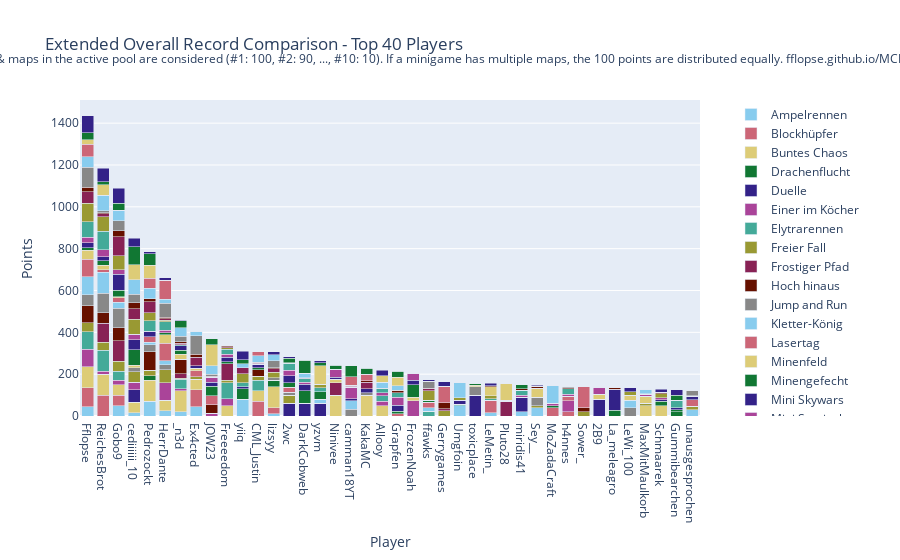

Here is the notebook cell this chart was saved with:
### Code cell
import plotly.graph_objects as go

# Sum all columns to get the total score
outDf['Total'] = outDf.sum(axis=1)

# Sort by total score and fill N/A values with 0
outDf = outDf.sort_values(by='Total', ascending=False).fillna(0)

# Crop to top 10 players
cropDf = outDf.head(40).copy()

# Drop the 'Total' column for plotting
cropDf = cropDf.drop(columns=['Total'])

# Create a color palette
color_palette = px.colors.qualitative.Safe

# Create the stacked bar plot
fig = go.Figure()

for column in cropDf.columns.difference(['Player']):
    fig.add_trace(go.Bar(
        x=cropDf.index,
        y=cropDf[column],
        name=column,
        marker_color=color_palette[len(fig.data) % len(color_palette)]
    ))

# Update layout
fig.update_layout(
    barmode='stack',
    title='Extended Overall Record Comparison - Top 40 Players',
    xaxis=dict(title='Player'),
    yaxis=dict(title='Points'),
    #height=800,
    #width=1000,
    legend=dict(
        x=1.05,
        y=0.5,
        traceorder='normal',
        font=dict(size=12),
        bgcolor='rgba(255, 255, 255, 0)',
        bordercolor='rgba(0, 0, 0, 0)'
    ),
    margin=dict(r=200),  # Adjust right margin to make room for the legend
    annotations=[
        dict(
            x=0.5,
            y=1.1635,
            xref='paper',
            yref='paper',
            text='Max 100 points per minigame. Records #1 through #10 of games & maps in the active pool are considered (#1: 100, #2: 90, ..., #10: 10). If a minigame has multiple maps, the 100 points are distributed equally. fflopse.github.io/MCP-Records/data-analysis/global-ranking.ipynb',
            showarrow=False,
            font=dict(size=12),
            xanchor='center'
        )
    ]
)

fig.show()

# save the plot as an html file

fig.write_html('out/ext_overall_record_comparison.html')

### Figure 1 — Plotly figure (JSON) as saved in the notebook; plotly's stock layout.template omitted (floating-point values rounded to 4 significant figures)
{"data": [{"marker": {"color": "rgb(136, 204, 238)"}, "name": "Ampelrennen", "type": "bar", "x": ["Fflopse", "ReichesBrot", "Gobo9", "cediiiiii_10", "Pedrozockt", "HerrDante", "_n3d", "Ex4cted", "JOW23", "Freeeedom", "yiiq", "CML_Justin", "lizsyy", "2wc", "DarkCobweb", "yzvm", "Ninivee", "camman18YT", "KakaMC", "Allooy", "Grapfen", "FrozenNoah", "ffawks", "Gerrygames", "Umgfoin", "toxicplace", "LeMetin_", "Pluto28", "miridis41", "Sey__", "MoZadaCraft", "h4nnes", "Sower_", "2B9", "La_meleagro", "LeWi_100", "MaxMitMaulkorb", "Schmaarek", "Gummibearchen", "unausgesprochen"], "y": [45, 0, 50, 15, 70, 25, 20, 45, 0, 0, 0, 0, 10, 0, 0, 0, 0, 0, 0, 0, 0, 0, 0, 0, 50, 0, 15, 0, 20, 40, 0, 0, 0, 0, 0, 0, 0, 0, 0, 30]}, {"marker": {"color": "rgb(204, 102, 119)"}, "name": "Blockhüpfer", "type": "bar", "x": ["Fflopse", "ReichesBrot", "Gobo9", "cediiiiii_10", "Pedrozockt", "HerrDante", "_n3d", "Ex4cted", "JOW23", "Freeeedom", "yiiq", "CML_Justin", "lizsyy", "2wc", "DarkCobweb", "yzvm", "Ninivee", "camman18YT", "KakaMC", "Allooy", "Grapfen", "FrozenNoah", "ffawks", "Gerrygames", "Umgfoin", "toxicplace", "LeMetin_", "Pluto28", "miridis41", "Sey__", "MoZadaCraft", "h4nnes", "Sower_", "2B9", "La_meleagro", "LeWi_100", "MaxMitMaulkorb", "Schmaarek", "Gummibearchen", "unausgesprochen"], "y": [90, 100, 50, 0, 0, 0, 0, 80, 0, 0, 0, 70, 30, 0, 0, 0, 0, 0, 0, 0, 0, 0, 0, 0, 0, 0, 60, 0, 0, 0, 40, 20, 0, 0, 0, 0, 0, 0, 0, 0]}, {"marker": {"color": "rgb(221, 204, 119)"}, "name": "Buntes Chaos", "type": "bar", "x": ["Fflopse", "ReichesBrot", "Gobo9", "cediiiiii_10", "Pedrozockt", "HerrDante", "_n3d", "Ex4cted", "JOW23", "Freeeedom", "yiiq", "CML_Justin", "lizsyy", "2wc", "DarkCobweb", "yzvm", "Ninivee", "camman18YT", "KakaMC", "Allooy", "Grapfen", "FrozenNoah", "ffawks", "Gerrygames", "Umgfoin", "toxicplace", "LeMetin_", "Pluto28", "miridis41", "Sey__", "MoZadaCraft", "h4nnes", "Sower_", "2B9", "La_meleagro", "LeWi_100", "MaxMitMaulkorb", "Schmaarek", "Gummibearchen", "unausgesprochen"], "y": [100, 100, 50, 50, 100, 50, 100, 50, 0, 50, 0, 50, 100, 0, 0, 0, 100, 0, 100, 50, 0, 0, 0, 0, 0, 0, 0, 0, 0, 0, 0, 0, 0, 0, 0, 0, 50, 50, 0, 0]}, {"marker": {"color": "rgb(17, 119, 51)"}, "name": "Drachenflucht", "type": "bar", "x": ["Fflopse", "ReichesBrot", "Gobo9", "cediiiiii_10", "Pedrozockt", "HerrDante", "_n3d", "Ex4cted", "JOW23", "Freeeedom", "yiiq", "CML_Justin", "lizsyy", "2wc", "DarkCobweb", "yzvm", "Ninivee", "camman18YT", "KakaMC", "Allooy", "Grapfen", "FrozenNoah", "ffawks", "Gerrygames", "Umgfoin", "toxicplace", "LeMetin_", "Pluto28", "miridis41", "Sey__", "MoZadaCraft", "h4nnes", "Sower_", "2B9", "La_meleagro", "LeWi_100", "MaxMitMaulkorb", "Schmaarek", "Gummibearchen", "unausgesprochen"], "y": [0, 0, 0, 0, 23.33, 0, 0, 0, 0, 0, 0, 0, 30, 0, 0, 0, 0, 0, 0, 0, 0, 0, 0, 0, 0, 0, 0, 0, 0, 0, 0, 0, 0, 0, 26.67, 0, 0, 0, 20, 0]}, {"marker": {"color": "rgb(51, 34, 136)"}, "name": "Duelle", "type": "bar", "x": ["Fflopse", "ReichesBrot", "Gobo9", "cediiiiii_10", "Pedrozockt", "HerrDante", "_n3d", "Ex4cted", "JOW23", "Freeeedom", "yiiq", "CML_Justin", "lizsyy", "2wc", "DarkCobweb", "yzvm", "Ninivee", "camman18YT", "KakaMC", "Allooy", "Grapfen", "FrozenNoah", "ffawks", "Gerrygames", "Umgfoin", "toxicplace", "LeMetin_", "Pluto28", "miridis41", "Sey__", "MoZadaCraft", "h4nnes", "Sower_", "2B9", "La_meleagro", "LeWi_100", "MaxMitMaulkorb", "Schmaarek", "Gummibearchen", "unausgesprochen"], "y": [0, 0, 0, 60, 0, 0, 0, 0, 0, 0, 0, 0, 0, 60, 60, 60, 0, 0, 0, 0, 0, 0, 0, 0, 0, 100, 0, 0, 70, 0, 0, 0, 0, 80, 100, 0, 0, 0, 0, 0]}, {"marker": {"color": "rgb(170, 68, 153)"}, "name": "Einer im Köcher", "type": "bar", "x": ["Fflopse", "ReichesBrot", "Gobo9", "cediiiiii_10", "Pedrozockt", "HerrDante", "_n3d", "Ex4cted", "JOW23", "Freeeedom", "yiiq", "CML_Justin", "lizsyy", "2wc", "DarkCobweb", "yzvm", "Ninivee", "camman18YT", "KakaMC", "Allooy", "Grapfen", "FrozenNoah", "ffawks", "Gerrygames", "Umgfoin", "toxicplace", "LeMetin_", "Pluto28", "miridis41", "Sey__", "MoZadaCraft", "h4nnes", "Sower_", "2B9", "La_meleagro", "LeWi_100", "MaxMitMaulkorb", "Schmaarek", "Gummibearchen", "unausgesprochen"], "y": [83.33, 13.33, 20, 36.67, 0, 83.33, 10, 0, 13.33, 33.33, 0, 0, 0, 0, 0, 0, 0, 0, 0, 20, 0, 73.33, 0, 0, 0, 0, 0, 0, 0, 0, 0, 53.33, 0, 0, 0, 0, 0, 0, 0, 0]}, {"marker": {"color": "rgb(68, 170, 153)"}, "name": "Elytrarennen", "type": "bar", "x": ["Fflopse", "ReichesBrot", "Gobo9", "cediiiiii_10", "Pedrozockt", "HerrDante", "_n3d", "Ex4cted", "JOW23", "Freeeedom", "yiiq", "CML_Justin", "lizsyy", "2wc", "DarkCobweb", "yzvm", "Ninivee", "camman18YT", "KakaMC", "Allooy", "Grapfen", "FrozenNoah", "ffawks", "Gerrygames", "Umgfoin", "toxicplace", "LeMetin_", "Pluto28", "miridis41", "Sey__", "MoZadaCraft", "h4nnes", "Sower_", "2B9", "La_meleagro", "LeWi_100", "MaxMitMaulkorb", "Schmaarek", "Gummibearchen", "unausgesprochen"], "y": [83.33, 100, 43.33, 0, 0, 0, 46.67, 0, 0, 76.67, 0, 50, 0, 0, 0, 0, 0, 0, 0, 26.67, 0, 0, 23.33, 0, 6.667, 0, 6.667, 0, 0, 0, 0, 0, 0, 0, 0, 0, 0, 0, 0, 0]}, {"marker": {"color": "rgb(153, 153, 51)"}, "name": "Freier Fall", "type": "bar", "x": ["Fflopse", "ReichesBrot", "Gobo9", "cediiiiii_10", "Pedrozockt", "HerrDante", "_n3d", "Ex4cted", "JOW23", "Freeeedom", "yiiq", "CML_Justin", "lizsyy", "2wc", "DarkCobweb", "yzvm", "Ninivee", "camman18YT", "KakaMC", "Allooy", "Grapfen", "FrozenNoah", "ffawks", "Gerrygames", "Umgfoin", "toxicplace", "LeMetin_", "Pluto28", "miridis41", "Sey__", "MoZadaCraft", "h4nnes", "Sower_", "2B9", "La_meleagro", "LeWi_100", "MaxMitMaulkorb", "Schmaarek", "Gummibearchen", "unausgesprochen"], "y": [45, 40, 47.5, 50, 25, 62.5, 5, 12.5, 0, 10, 0, 20, 0, 40, 0, 0, 0, 0, 0, 0, 0, 0, 0, 25, 0, 0, 15, 0, 0, 10, 0, 0, 20, 0, 0, 0, 10, 0, 0, 17.5]}, {"marker": {"color": "rgb(136, 34, 85)"}, "name": "Frostiger Pfad", "type": "bar", "x": ["Fflopse", "ReichesBrot", "Gobo9", "cediiiiii_10", "Pedrozockt", "HerrDante", "_n3d", "Ex4cted", "JOW23", "Freeeedom", "yiiq", "CML_Justin", "lizsyy", "2wc", "DarkCobweb", "yzvm", "Ninivee", "camman18YT", "KakaMC", "Allooy", "Grapfen", "FrozenNoah", "ffawks", "Gerrygames", "Umgfoin", "toxicplace", "LeMetin_", "Pluto28", "miridis41", "Sey__", "MoZadaCraft", "h4nnes", "Sower_", "2B9", "La_meleagro", "LeWi_100", "MaxMitMaulkorb", "Schmaarek", "Gummibearchen", "unausgesprochen"], "y": [0, 90, 100, 0, 0, 0, 20, 0, 0, 80, 0, 0, 0, 0, 0, 0, 60, 0, 0, 0, 0, 0, 0, 0, 0, 0, 0, 70, 0, 0, 0, 0, 0, 0, 0, 0, 0, 0, 0, 0]}, {"marker": {"color": "rgb(102, 17, 0)"}, "name": "Hoch hinaus", "type": "bar", "x": ["Fflopse", "ReichesBrot", "Gobo9", "cediiiiii_10", "Pedrozockt", "HerrDante", "_n3d", "Ex4cted", "JOW23", "Freeeedom", "yiiq", "CML_Justin", "lizsyy", "2wc", "DarkCobweb", "yzvm", "Ninivee", "camman18YT", "KakaMC", "Allooy", "Grapfen", "FrozenNoah", "ffawks", "Gerrygames", "Umgfoin", "toxicplace", "LeMetin_", "Pluto28", "miridis41", "Sey__", "MoZadaCraft", "h4nnes", "Sower_", "2B9", "La_meleagro", "LeWi_100", "MaxMitMaulkorb", "Schmaarek", "Gummibearchen", "unausgesprochen"], "y": [80, 50, 60, 0, 90, 0, 70, 0, 40, 0, 0, 30, 0, 0, 0, 0, 0, 0, 0, 0, 0, 0, 0, 0, 0, 0, 0, 0, 0, 0, 0, 0, 0, 0, 0, 0, 0, 0, 0, 0]}, {"marker": {"color": "rgb(136, 136, 136)"}, "name": "Jump and Run", "type": "bar", "x": ["Fflopse", "ReichesBrot", "Gobo9", "cediiiiii_10", "Pedrozockt", "HerrDante", "_n3d", "Ex4cted", "JOW23", "Freeeedom", "yiiq", "CML_Justin", "lizsyy", "2wc", "DarkCobweb", "yzvm", "Ninivee", "camman18YT", "KakaMC", "Allooy", "Grapfen", "FrozenNoah", "ffawks", "Gerrygames", "Umgfoin", "toxicplace", "LeMetin_", "Pluto28", "miridis41", "Sey__", "MoZadaCraft", "h4nnes", "Sower_", "2B9", "La_meleagro", "LeWi_100", "MaxMitMaulkorb", "Schmaarek", "Gummibearchen", "unausgesprochen"], "y": [53.33, 93.33, 93.33, 20, 33.33, 23.33, 0, 0, 0, 0, 0, 0, 13.33, 13.33, 0, 0, 0, 33.33, 10, 0, 0, 0, 0, 0, 0, 40, 0, 0, 0, 40, 0, 0, 0, 0, 0, 40, 0, 0, 0, 0]}, {"marker": {"color": "rgb(136, 204, 238)"}, "name": "Kletter-König", "type": "bar", "x": ["Fflopse", "ReichesBrot", "Gobo9", "cediiiiii_10", "Pedrozockt", "HerrDante", "_n3d", "Ex4cted", "JOW23", "Freeeedom", "yiiq", "CML_Justin", "lizsyy", "2wc", "DarkCobweb", "yzvm", "Ninivee", "camman18YT", "KakaMC", "Allooy", "Grapfen", "FrozenNoah", "ffawks", "Gerrygames", "Umgfoin", "toxicplace", "LeMetin_", "Pluto28", "miridis41", "Sey__", "MoZadaCraft", "h4nnes", "Sower_", "2B9", "La_meleagro", "LeWi_100", "MaxMitMaulkorb", "Schmaarek", "Gummibearchen", "unausgesprochen"], "y": [85, 100, 30, 0, 10, 20, 0, 0, 0, 0, 80, 0, 0, 0, 0, 20, 0, 40, 0, 0, 0, 0, 15, 0, 0, 0, 0, 0, 0, 0, 0, 0, 0, 0, 0, 35, 0, 0, 0, 0]}, {"marker": {"color": "rgb(204, 102, 119)"}, "name": "Lasertag", "type": "bar", "x": ["Fflopse", "ReichesBrot", "Gobo9", "cediiiiii_10", "Pedrozockt", "HerrDante", "_n3d", "Ex4cted", "JOW23", "Freeeedom", "yiiq", "CML_Justin", "lizsyy", "2wc", "DarkCobweb", "yzvm", "Ninivee", "camman18YT", "KakaMC", "Allooy", "Grapfen", "FrozenNoah", "ffawks", "Gerrygames", "Umgfoin", "toxicplace", "LeMetin_", "Pluto28", "miridis41", "Sey__", "MoZadaCraft", "h4nnes", "Sower_", "2B9", "La_meleagro", "LeWi_100", "MaxMitMaulkorb", "Schmaarek", "Gummibearchen", "unausgesprochen"], "y": [83.33, 13.33, 20, 0, 26.67, 83.33, 0, 30, 43.33, 0, 0, 0, 0, 23.33, 0, 0, 0, 0, 0, 0, 10, 0, 26.67, 0, 0, 0, 0, 0, 0, 0, 0, 20, 0, 0, 0, 0, 0, 0, 0, 30]}, {"marker": {"color": "rgb(221, 204, 119)"}, "name": "Minenfeld", "type": "bar", "x": ["Fflopse", "ReichesBrot", "Gobo9", "cediiiiii_10", "Pedrozockt", "HerrDante", "_n3d", "Ex4cted", "JOW23", "Freeeedom", "yiiq", "CML_Justin", "lizsyy", "2wc", "DarkCobweb", "yzvm", "Ninivee", "camman18YT", "KakaMC", "Allooy", "Grapfen", "FrozenNoah", "ffawks", "Gerrygames", "Umgfoin", "toxicplace", "LeMetin_", "Pluto28", "miridis41", "Sey__", "MoZadaCraft", "h4nnes", "Sower_", "2B9", "La_meleagro", "LeWi_100", "MaxMitMaulkorb", "Schmaarek", "Gummibearchen", "unausgesprochen"], "y": [43.33, 20, 6.667, 10, 0, 40, 23.33, 10, 0, 0, 0, 0, 0, 0, 0, 0, 16.67, 0, 0, 0, 0, 16.67, 0, 0, 0, 6.667, 43.33, 0, 0, 43.33, 0, 0, 0, 23.33, 0, 23.33, 33.33, 0, 0, 0]}, {"marker": {"color": "rgb(17, 119, 51)"}, "name": "Minengefecht", "type": "bar", "x": ["Fflopse", "ReichesBrot", "Gobo9", "cediiiiii_10", "Pedrozockt", "HerrDante", "_n3d", "Ex4cted", "JOW23", "Freeeedom", "yiiq", "CML_Justin", "lizsyy", "2wc", "DarkCobweb", "yzvm", "Ninivee", "camman18YT", "KakaMC", "Allooy", "Grapfen", "FrozenNoah", "ffawks", "Gerrygames", "Umgfoin", "toxicplace", "LeMetin_", "Pluto28", "miridis41", "Sey__", "MoZadaCraft", "h4nnes", "Sower_", "2B9", "La_meleagro", "LeWi_100", "MaxMitMaulkorb", "Schmaarek", "Gummibearchen", "unausgesprochen"], "y": [12.5, 22.5, 30, 75, 0, 10, 20, 0, 45, 10, 50, 10, 0, 22.5, 60, 35, 0, 0, 0, 0, 12.5, 60, 10, 0, 0, 10, 0, 0, 0, 0, 10, 0, 0, 0, 0, 0, 0, 20, 10, 0]}, {"marker": {"color": "rgb(51, 34, 136)"}, "name": "Mini Skywars", "type": "bar", "x": ["Fflopse", "ReichesBrot", "Gobo9", "cediiiiii_10", "Pedrozockt", "HerrDante", "_n3d", "Ex4cted", "JOW23", "Freeeedom", "yiiq", "CML_Justin", "lizsyy", "2wc", "DarkCobweb", "yzvm", "Ninivee", "camman18YT", "KakaMC", "Allooy", "Grapfen", "FrozenNoah", "ffawks", "Gerrygames", "Umgfoin", "toxicplace", "LeMetin_", "Pluto28", "miridis41", "Sey__", "MoZadaCraft", "h4nnes", "Sower_", "2B9", "La_meleagro", "LeWi_100", "MaxMitMaulkorb", "Schmaarek", "Gummibearchen", "unausgesprochen"], "y": [24, 20, 76, 48, 26, 0, 20, 12, 20, 22, 10, 18, 0, 34, 32, 0, 8, 8, 20, 0, 28, 20, 0, 0, 18, 0, 0, 0, 0, 0, 0, 0, 0, 0, 0, 0, 0, 8, 10, 16]}, {"marker": {"color": "rgb(170, 68, 153)"}, "name": "Mini Survivalgames", "type": "bar", "x": ["Fflopse", "ReichesBrot", "Gobo9", "cediiiiii_10", "Pedrozockt", "HerrDante", "_n3d", "Ex4cted", "JOW23", "Freeeedom", "yiiq", "CML_Justin", "lizsyy", "2wc", "DarkCobweb", "yzvm", "Ninivee", "camman18YT", "KakaMC", "Allooy", "Grapfen", "FrozenNoah", "ffawks", "Gerrygames", "Umgfoin", "toxicplace", "LeMetin_", "Pluto28", "miridis41", "Sey__", "MoZadaCraft", "h4nnes", "Sower_", "2B9", "La_meleagro", "LeWi_100", "MaxMitMaulkorb", "Schmaarek", "Gummibearchen", "unausgesprochen"], "y": [26.67, 33.33, 23.33, 26.67, 0, 13.33, 0, 0, 23.33, 13.33, 0, 0, 0, 26.67, 10, 0, 36.67, 56.67, 0, 13.33, 40, 33.33, 0, 0, 0, 0, 0, 0, 10, 0, 10, 10, 0, 33.33, 0, 0, 10, 10, 0, 0]}, {"marker": {"color": "rgb(68, 170, 153)"}, "name": "Paintball", "type": "bar", "x": ["Fflopse", "ReichesBrot", "Gobo9", "cediiiiii_10", "Pedrozockt", "HerrDante", "_n3d", "Ex4cted", "JOW23", "Freeeedom", "yiiq", "CML_Justin", "lizsyy", "2wc", "DarkCobweb", "yzvm", "Ninivee", "camman18YT", "KakaMC", "Allooy", "Grapfen", "FrozenNoah", "ffawks", "Gerrygames", "Umgfoin", "toxicplace", "LeMetin_", "Pluto28", "miridis41", "Sey__", "MoZadaCraft", "h4nnes", "Sower_", "2B9", "La_meleagro", "LeWi_100", "MaxMitMaulkorb", "Schmaarek", "Gummibearchen", "unausgesprochen"], "y": [73.33, 86.67, 0, 0, 50, 40, 6.667, 0, 0, 23.33, 20, 0, 0, 33.33, 16.67, 20, 0, 0, 0, 20, 20, 0, 0, 0, 0, 0, 0, 0, 23.33, 0, 0, 26.67, 0, 0, 0, 0, 0, 0, 33.33, 0]}, {"marker": {"color": "rgb(153, 153, 51)"}, "name": "Pferderennen", "type": "bar", "x": ["Fflopse", "ReichesBrot", "Gobo9", "cediiiiii_10", "Pedrozockt", "HerrDante", "_n3d", "Ex4cted", "JOW23", "Freeeedom", "yiiq", "CML_Justin", "lizsyy", "2wc", "DarkCobweb", "yzvm", "Ninivee", "camman18YT", "KakaMC", "Allooy", "Grapfen", "FrozenNoah", "ffawks", "Gerrygames", "Umgfoin", "toxicplace", "LeMetin_", "Pluto28", "miridis41", "Sey__", "MoZadaCraft", "h4nnes", "Sower_", "2B9", "La_meleagro", "LeWi_100", "MaxMitMaulkorb", "Schmaarek", "Gummibearchen", "unausgesprochen"], "y": [88.33, 70, 65, 71.67, 38.33, 6.667, 0, 0, 0, 8.333, 41.67, 0, 26.67, 0, 0, 13.33, 0, 0, 0, 0, 0, 0, 45, 0, 13.33, 0, 0, 0, 0, 0, 0, 0, 0, 0, 0, 18.33, 0, 18.33, 0, 0]}, {"marker": {"color": "rgb(136, 34, 85)"}, "name": "Replika", "type": "bar", "x": ["Fflopse", "ReichesBrot", "Gobo9", "cediiiiii_10", "Pedrozockt", "HerrDante", "_n3d", "Ex4cted", "JOW23", "Freeeedom", "yiiq", "CML_Justin", "lizsyy", "2wc", "DarkCobweb", "yzvm", "Ninivee", "camman18YT", "KakaMC", "Allooy", "Grapfen", "FrozenNoah", "ffawks", "Gerrygames", "Umgfoin", "toxicplace", "LeMetin_", "Pluto28", "miridis41", "Sey__", "MoZadaCraft", "h4nnes", "Sower_", "2B9", "La_meleagro", "LeWi_100", "MaxMitMaulkorb", "Schmaarek", "Gummibearchen", "unausgesprochen"], "y": [55.24, 15.53, 91.17, 49.22, 54.17, 7.476, 5.728, 40.87, 2.427, 4.175, 28.45, 4.951, 15.92, 2.233, 1.456, 0, 0, 4.854, 30.39, 0.1942, 0.8738, 0.3883, 11.17, 10.78, 0, 0.1942, 0.1942, 2.233, 0, 0, 0, 0, 0, 0, 0.7767, 0, 0, 0, 1.553, 0.1942]}, {"marker": {"color": "rgb(102, 17, 0)"}, "name": "Sammelwahn", "type": "bar", "x": ["Fflopse", "ReichesBrot", "Gobo9", "cediiiiii_10", "Pedrozockt", "HerrDante", "_n3d", "Ex4cted", "JOW23", "Freeeedom", "yiiq", "CML_Justin", "lizsyy", "2wc", "DarkCobweb", "yzvm", "Ninivee", "camman18YT", "KakaMC", "Allooy", "Grapfen", "FrozenNoah", "ffawks", "Gerrygames", "Umgfoin", "toxicplace", "LeMetin_", "Pluto28", "miridis41", "Sey__", "MoZadaCraft", "h4nnes", "Sower_", "2B9", "La_meleagro", "LeWi_100", "MaxMitMaulkorb", "Schmaarek", "Gummibearchen", "unausgesprochen"], "y": [21.4, 2.791, 28.14, 30.23, 12.79, 7.442, 6.977, 14.42, 2.326, 4.651, 0, 4.884, 3.953, 0, 3.721, 2.791, 1.628, 4.884, 9.07, 1.395, 12.79, 2.326, 1.395, 26.98, 0, 0, 3.721, 2.093, 6.512, 8.14, 0, 4.186, 20.23, 2.326, 10, 0, 4.186, 6.977, 0, 2.558]}, {"marker": {"color": "rgb(136, 136, 136)"}, "name": "Schießstand", "type": "bar", "x": ["Fflopse", "ReichesBrot", "Gobo9", "cediiiiii_10", "Pedrozockt", "HerrDante", "_n3d", "Ex4cted", "JOW23", "Freeeedom", "yiiq", "CML_Justin", "lizsyy", "2wc", "DarkCobweb", "yzvm", "Ninivee", "camman18YT", "KakaMC", "Allooy", "Grapfen", "FrozenNoah", "ffawks", "Gerrygames", "Umgfoin", "toxicplace", "LeMetin_", "Pluto28", "miridis41", "Sey__", "MoZadaCraft", "h4nnes", "Sower_", "2B9", "La_meleagro", "LeWi_100", "MaxMitMaulkorb", "Schmaarek", "Gummibearchen", "unausgesprochen"], "y": [96.67, 10, 50, 40, 0, 66.67, 26.67, 90, 10, 0, 0, 0, 33.33, 0, 0, 0, 0, 0, 0, 0, 0, 0, 33.33, 0, 0, 0, 0, 0, 0, 0, 0, 6.667, 0, 0, 0, 0, 0, 0, 0, 26.67]}, {"marker": {"color": "rgb(136, 204, 238)"}, "name": "Spleef", "type": "bar", "x": ["Fflopse", "ReichesBrot", "Gobo9", "cediiiiii_10", "Pedrozockt", "HerrDante", "_n3d", "Ex4cted", "JOW23", "Freeeedom", "yiiq", "CML_Justin", "lizsyy", "2wc", "DarkCobweb", "yzvm", "Ninivee", "camman18YT", "KakaMC", "Allooy", "Grapfen", "FrozenNoah", "ffawks", "Gerrygames", "Umgfoin", "toxicplace", "LeMetin_", "Pluto28", "miridis41", "Sey__", "MoZadaCraft", "h4nnes", "Sower_", "2B9", "La_meleagro", "LeWi_100", "MaxMitMaulkorb", "Schmaarek", "Gummibearchen", "unausgesprochen"], "y": [50, 75, 50, 70, 50, 20, 40, 20, 40, 0, 20, 30, 30, 0, 20, 0, 0, 0, 0, 30, 20, 0, 0, 0, 70, 0, 0, 0, 0, 0, 85, 0, 0, 0, 0, 0, 20, 0, 0, 0]}, {"marker": {"color": "rgb(204, 102, 119)"}, "name": "Todeswürfel", "type": "bar", "x": ["Fflopse", "ReichesBrot", "Gobo9", "cediiiiii_10", "Pedrozockt", "HerrDante", "_n3d", "Ex4cted", "JOW23", "Freeeedom", "yiiq", "CML_Justin", "lizsyy", "2wc", "DarkCobweb", "yzvm", "Ninivee", "camman18YT", "KakaMC", "Allooy", "Grapfen", "FrozenNoah", "ffawks", "Gerrygames", "Umgfoin", "toxicplace", "LeMetin_", "Pluto28", "miridis41", "Sey__", "MoZadaCraft", "h4nnes", "Sower_", "2B9", "La_meleagro", "LeWi_100", "MaxMitMaulkorb", "Schmaarek", "Gummibearchen", "unausgesprochen"], "y": [60, 0, 0, 0, 50, 90, 0, 0, 0, 0, 0, 20, 0, 0, 0, 0, 0, 40, 30, 0, 0, 0, 0, 80, 0, 0, 0, 0, 0, 0, 0, 0, 100, 0, 0, 0, 0, 0, 0, 0]}, {"marker": {"color": "rgb(221, 204, 119)"}, "name": "Waffenfolge", "type": "bar", "x": ["Fflopse", "ReichesBrot", "Gobo9", "cediiiiii_10", "Pedrozockt", "HerrDante", "_n3d", "Ex4cted", "JOW23", "Freeeedom", "yiiq", "CML_Justin", "lizsyy", "2wc", "DarkCobweb", "yzvm", "Ninivee", "camman18YT", "KakaMC", "Allooy", "Grapfen", "FrozenNoah", "ffawks", "Gerrygames", "Umgfoin", "toxicplace", "LeMetin_", "Pluto28", "miridis41", "Sey__", "MoZadaCraft", "h4nnes", "Sower_", "2B9", "La_meleagro", "LeWi_100", "MaxMitMaulkorb", "Schmaarek", "Gummibearchen", "unausgesprochen"], "y": [20, 50, 0, 70, 60, 0, 0, 0, 100, 0, 0, 0, 0, 0, 0, 90, 0, 0, 0, 30, 40, 0, 0, 0, 0, 0, 0, 80, 0, 0, 0, 0, 0, 0, 0, 0, 0, 0, 0, 0]}, {"marker": {"color": "rgb(17, 119, 51)"}, "name": "Walls", "type": "bar", "x": ["Fflopse", "ReichesBrot", "Gobo9", "cediiiiii_10", "Pedrozockt", "HerrDante", "_n3d", "Ex4cted", "JOW23", "Freeeedom", "yiiq", "CML_Justin", "lizsyy", "2wc", "DarkCobweb", "yzvm", "Ninivee", "camman18YT", "KakaMC", "Allooy", "Grapfen", "FrozenNoah", "ffawks", "Gerrygames", "Umgfoin", "toxicplace", "LeMetin_", "Pluto28", "miridis41", "Sey__", "MoZadaCraft", "h4nnes", "Sower_", "2B9", "La_meleagro", "LeWi_100", "MaxMitMaulkorb", "Schmaarek", "Gummibearchen", "unausgesprochen"], "y": [33.33, 13.33, 33.33, 86.67, 56.67, 0, 33.33, 0, 30, 0, 20, 0, 0, 20, 63.33, 13.33, 20, 53.33, 30, 0, 30, 0, 0, 0, 0, 0, 0, 0, 20, 0, 0, 0, 0, 0, 0, 0, 0, 0, 23.33, 0]}, {"marker": {"color": "rgb(51, 34, 136)"}, "name": "Wettrennen", "type": "bar", "x": ["Fflopse", "ReichesBrot", "Gobo9", "cediiiiii_10", "Pedrozockt", "HerrDante", "_n3d", "Ex4cted", "JOW23", "Freeeedom", "yiiq", "CML_Justin", "lizsyy", "2wc", "DarkCobweb", "yzvm", "Ninivee", "camman18YT", "KakaMC", "Allooy", "Grapfen", "FrozenNoah", "ffawks", "Gerrygames", "Umgfoin", "toxicplace", "LeMetin_", "Pluto28", "miridis41", "Sey__", "MoZadaCraft", "h4nnes", "Sower_", "2B9", "La_meleagro", "LeWi_100", "MaxMitMaulkorb", "Schmaarek", "Gummibearchen", "unausgesprochen"], "y": [82, 66, 72, 40, 10, 12, 4, 0, 0, 0, 40, 0, 14, 8, 0, 10, 0, 0, 0, 26, 0, 0, 8, 20, 0, 0, 12, 0, 0, 6, 0, 0, 0, 0, 0, 18, 0, 14, 28, 0]}], "layout": {"annotations": [{"font": {"size": 12}, "showarrow": false, "text": "Max 100 points per minigame. Records #1 through #10 of games & maps in the active pool are considered (#1: 100, #2: 90, ..., #10: 10). If a minigame has multiple maps, the 100 points are distributed equally. fflopse.github.io/MCP-Records/data-analysis/global-ranking.ipynb", "x": 0.5, "xanchor": "center", "xref": "paper", "y": 1.163, "yref": "paper"}], "barmode": "stack", "legend": {"bgcolor": "rgba(255, 255, 255, 0)", "bordercolor": "rgba(0, 0, 0, 0)", "font": {"size": 12}, "traceorder": "normal", "x": 1.05, "y": 0.5}, "margin": {"r": 200}, "title": {"text": "Extended Overall Record Comparison - Top 40 Players"}, "xaxis": {"title": {"text": "Player"}}, "yaxis": {"title": {"text": "Points"}}}}
